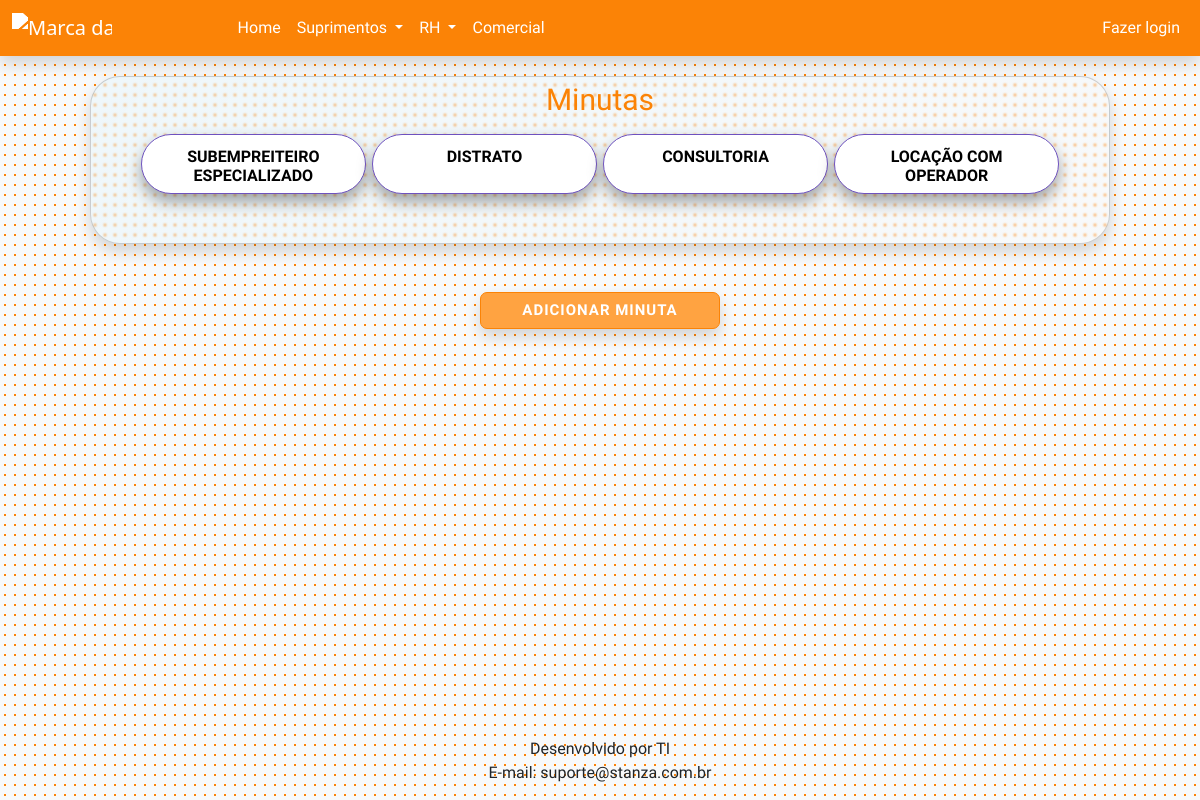
Page /selecionar-minutas/ on the committed database.
### core/models.py (models this page shows)
class Minutas(models.Model):
    nome = models.CharField(max_length=100, primary_key=True)
    arquivo = models.FileField(null=True, default=None)

### core/views.py (the view)
# urls.py: path('selecionar-minutas/', views.selecionar_minutas, name='selecionar-minutas'),
def selecionar_minutas(request):
    minutas = Minutas.objects.all()
    return render(request, 'minutas.html', {'minutas': minutas})

### templates/pages/minutas.html (shortened to what this page needs)
<!DOCTYPE html>
{% load static %}
<html lang="pt-br">
<head>
    <link href="https://cdn.jsdelivr.net/npm/bootstrap@5.3.0-alpha3/dist/css/bootstrap.min.css" rel="stylesheet">
</head>
<main>
<header>
  {% include "header.html" %}
</header>
<body class="bg-light" >
  <section class="d-flex justify-content-center" style="flex-wrap: wrap;">
    <div id="section-cards" class="card bg-light shadow">
      <h4 class="section-title text-stanza mx-auto mb-3" style="margin-top: 5px;">Minutas</h4>
        <div class="itens cards d-flex mb-4">
          {% for minuta in minutas %}
          <div class="card-complete">
            <div class="card-body">
              <form action="{% url 'minuta-selecionada' %}" id="minuta-selecionada" role="search" method="POST">
              <h5 class="card-title mt-1 mb-2 underline text">{{minuta.nome}}</h5>
            </form>
            </div>
          </div>
          {% endfor %}
        </div>
      </div>
    <button type="button" id="cadastrarMinuta" class="shadow btn btn-stanza mx-auto mt-5 " style="width: 20%; border-radius: 7px; height: 60%;" data-bs-toggle="modal" data-bs-target="#modalMinutas"> Adicionar Minuta </button>
  </section>
</body>
<footer>
  {% include "footer.html" %}
</footer>
</main>
{% block css %}
<link rel="stylesheet" href="{% static 'css/styles.css' %}">
{% endblock %}
</html>

### static/css/styles.css (style rules this page uses)
.btn-rosa, .btn-roxo, .btn-stanza, .btn-outline-roxo, .btn-outline-stanza, .btn-secondary, .btn-outline-secondary { font-family: 'Urbanist', sans-serif; }
.card.bg-light.shadow { background: linear-gradient(135deg, rgb(161 232 255 / 10%), rgb(121 218 255 / 0%))!important; min-width: 400px !important; margin-top: 20px; -webkit-backdrop-filter: blur(2px); backdrop-filter: blur(1px); border-radius: 30px; padding: 0 50px 25px 50px; }
body { background-color: #f7f7f7; background-image: radial-gradient( circle, #fb8306 1px, transparent 1px ); background-size: 10px 10px; background-position: 0 0, 5px 5px; }
#section-cards { max-width: 85%; max-height: 70%; top: 15%; }
.text-stanza { color: #fb8306; text-shadow: none!important; }
.btn-stanza { --bs-btn-color: #fff; --bs-btn-bg: #fb8306; --bs-btn-border-color: #fb8306; --bs-btn-hover-color: #fff; --bs-btn-hover-bg: #fb9325; --bs-btn-hover-border-color: #b36512; --bs-btn-focus-shadow-rgb: 66,70,73; --bs-btn-active-color: #fff; --bs-btn-active-bg: #b36512; --bs-btn-active-border-color: #b36512; --bs-btn-active-shadow: inset 0 3px 5px rgba(0, 0, 0, 0.125); --bs-btn-disabled-color: #fff; --bs-btn-disabled-bg: #fb8306; --bs-btn-disabled-border-color: #fb8306; }

### templates/pages/minutas.html (style rules this page uses)
footer { bottom: 0%; position: absolute; width: 100%; }
:root { --primary-color:#ffa341; --primary-color-contrast:#6e52bf; --field-background-color: #14213D;; --second-text-color: #929292; --primary-text-color: #FFFFFF; }
.text { color: var(--second-text-color); margin-top: auto; margin-bottom: auto; font-family: 'Urbanist', sans-serif; }
.section-title { font-size: 30px; margin-top: 50px; text-align: center; font-family: 'Urbanist', sans-serif; text-shadow: 5px 5px 15px black; }
.btn { font-size: 15px; font-weight: bold; text-transform: uppercase; letter-spacing: 1px; color: white; background-color: var(--primary-color); border-radius: 10px; position: relative; cursor: pointer; z-index: 1; transition: color 0.5s ease-in-out; }
.btn::before { content: ""; position: absolute; top: 50%; left: 50%; transform: translate(-50%, -50%); background-color: #df304e; border-radius: 5px; width: 0; height: 100%; z-index: -1; transition: all 0.5s ease-in-out; }
#section-cards { width: 85%; height: 70%; top: 15%; }
.itens { flex-wrap: wrap; }
.cards.d-flex { gap: 0.4rem; }
.card-complete, .card { background-color: white !important; position: relative; }
.card-complete { border-radius: 2rem !important; box-shadow: 0 .5rem 1rem rgba(0,0,0,.35)!important; }
.cards > div { flex: 1; background-position: center; background-repeat: no-repeat; background-size: auto 100%; transition: all .8s cubic-bezier(.25, .4, .45, 1.4)!important; text-align: center; overflow: hidden; max-height: 60px; flex-basis: 100px; border: 1px solid #6e52bf; }
.card-body { display: flex; flex-direction: column; height: 100%; padding: 0.5rem 1rem 1.25rem 1rem; }
.card-title { margin: 0 0 .75rem 0; }
.card-title { font-size: 16px; font-weight: bold; font-family: 'Urbanist', sans-serif; color: black; }

### rows in the picture
Minutas: nome "SUBEMPREITEIRO ESPECIALIZADO"
Minutas: nome "DISTRATO"
Minutas: nome "CONSULTORIA"
Minutas: nome "LOCAÇÃO COM OPERADOR"
